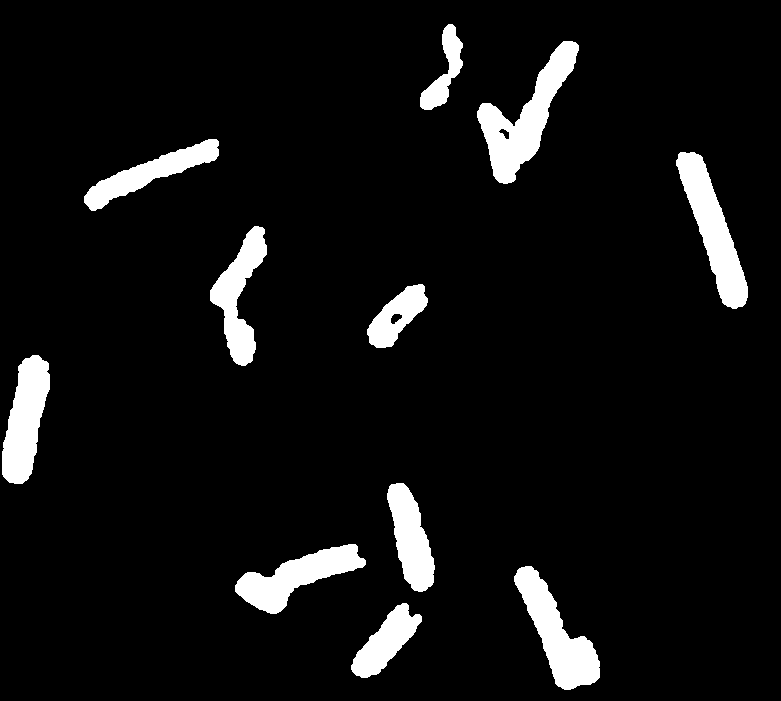
%> input picture image/traces.png, 781 x 701 px
$ octave L8_1Binary_Dilation.m   (GNU Octave 9; MATLAB toolbox functions it lacks are replaced by stand-ins)
%> lines starting %> are read from the running program, lines starting %| are printed output that depends on the picture; in (x1, y1, x2, y2) boxes, pixels count from 0 and x2, y2 are one past the last pixel; in counts of white or black regions, pixels touching at a corner belong together; the program's own positions count from 1
%L8_1 Binary Dilation
clear, clc, close all;

%load image
Img = imread('traces.png');
%> Img: size 701x781 logical; 6.7% white; 11 white regions, largest, box (x1, y1, x2, y2) and area: (477, 41, 579, 184) 5078, (676, 152, 748, 309) 4453, (514, 566, 600, 690) 4363

%perform dilation with different structuring element (SE)
%a. Small disk with radius = 10
se1 = strel('disk', 10, 0);
BW1 = imdilate(Img, se1);
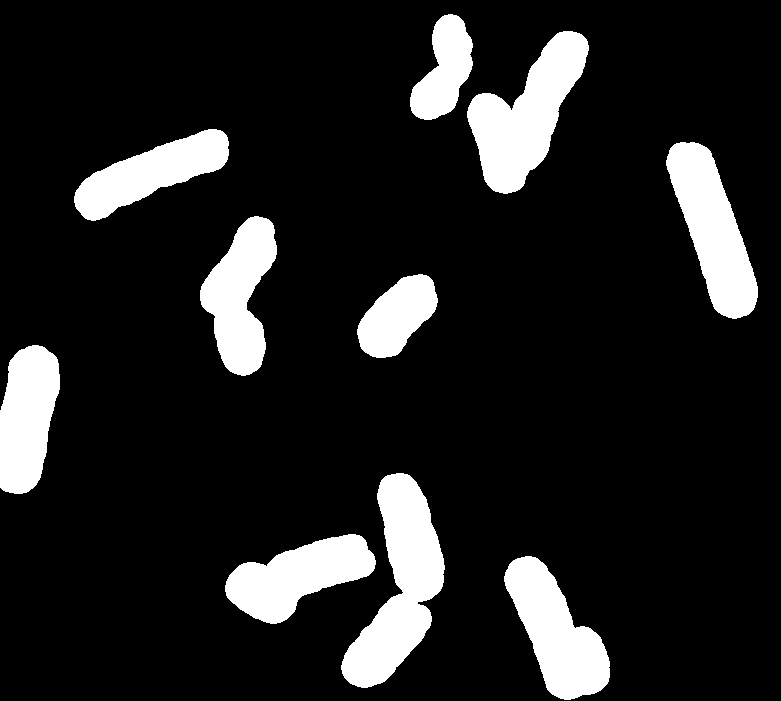
%> BW1: size 701x781 logical; 13.3% white; 10 white regions, largest, box (x1, y1, x2, y2) and area: (341, 473, 445, 688) 10761, (467, 31, 589, 194) 9526, (666, 142, 758, 319) 8365
%b. Large disk with radius = 25
se2 = strel('disk', 25, 0);
BW2 = imdilate(Img, se2);
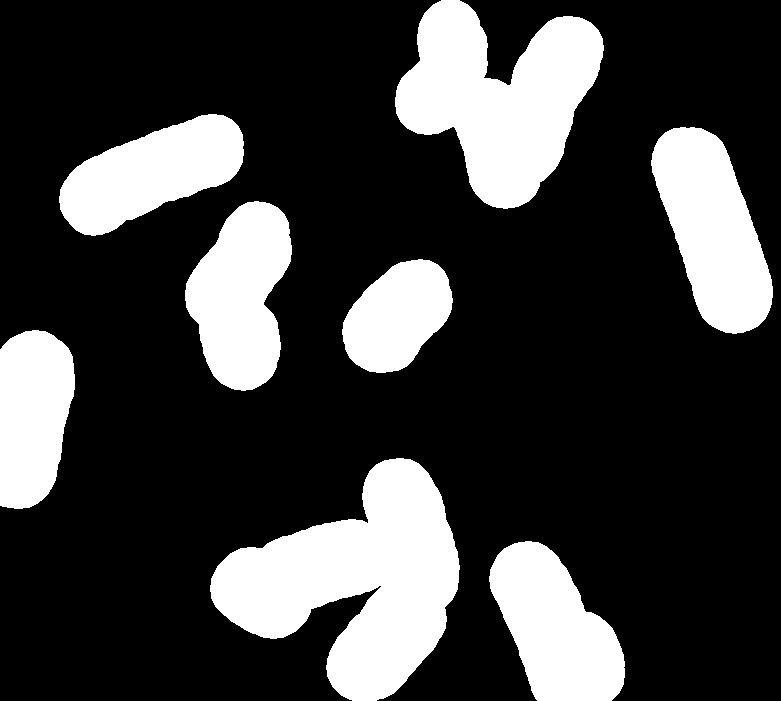
%> BW2: size 701x781 logical; 24.4% white; 8 white regions, largest, box (x1, y1, x2, y2) and area: (210, 458, 460, 701) 32609, (395, 0, 604, 209) 25230, (651, 127, 773, 334) 15486

%show and save images
subplot(1, 3, 1), imshow(Img), title('Original Image');
subplot(1, 3, 2), imshow(BW1), title('Dilation by Small Disk');
subplot(1, 3, 3), imshow(BW2), title('Dilation by Large Disk');
imwrite(BW1, 'Dilation_Disk_10.png');
imwrite(BW2, 'Dilation_Disk_25.png');
